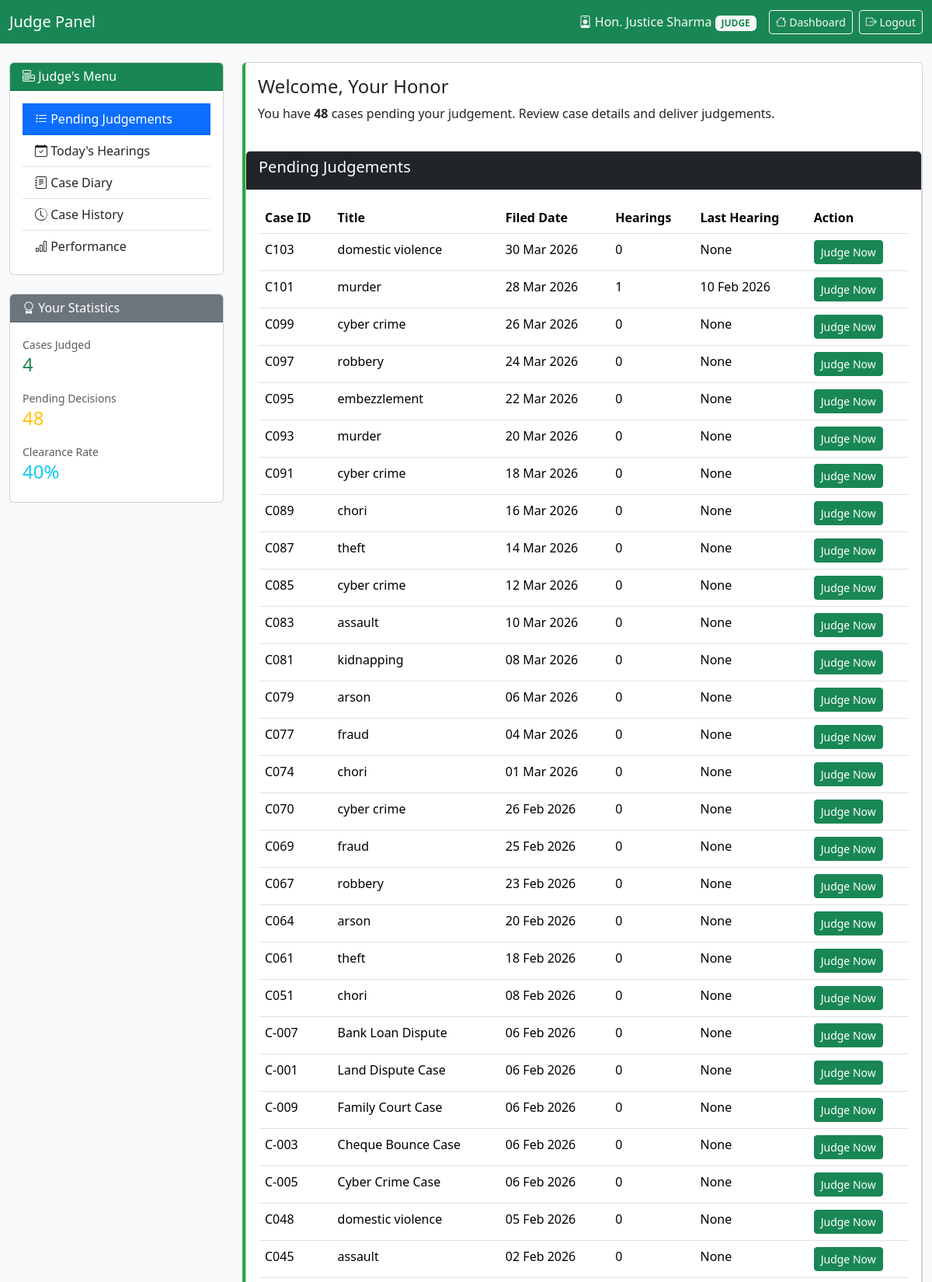
/judge_panel.php (signed in, upper part), run on the app's committed database.
### tables this page shows
CREATE TABLE `cases` (
  `case_id` varchar(10) NOT NULL,
  `title` varchar(255) DEFAULT NULL,
  `date_filed` date DEFAULT NULL,
  `status` enum('Open','Pending','Closed') DEFAULT 'Open',
  `judge_id` int(11) DEFAULT NULL,
  `created_by` int(11) DEFAULT NULL,
  `created_at` timestamp NOT NULL DEFAULT current_timestamp(),
  `updated_at` datetime DEFAULT NULL
);

### partials/pending_cases.php
<?php
$judgeId = $_SESSION['user_id'];
$pendingCasesArray = [];
$result = mysqli_query($conn, "
    SELECT c.*, COUNT(h.hearing_id) AS hearing_count, MAX(h.hearing_date) AS last_hearing
    FROM cases c
    LEFT JOIN hearings h ON c.case_id = h.case_id
    LEFT JOIN judgements j ON c.case_id = j.case_id
    WHERE c.judge_id = '$judgeId' AND j.case_id IS NULL
    GROUP BY c.case_id
    ORDER BY c.date_filed DESC
");
if($result){
    while($row = mysqli_fetch_assoc($result)){
        $pendingCasesArray[] = $row;
    }
} else {
    die("Query Error: " . mysqli_error($conn));
}
?>
<?php if(count($pendingCasesArray) > 0): ?>
<div class="card">
    <div class="card-header bg-dark text-white">
        <h5>Pending Judgements</h5>
    </div>
    <div class="card-body">
        <div class="table-responsive">
            <table class="table table-hover case-list">
                <thead>
                    <tr>
                        <th>Case ID</th>
                        <th>Title</th>
                        <th>Filed Date</th>
                        <th>Hearings</th>
                        <th>Last Hearing</th>
                        <th>Action</th>
                    </tr>
                </thead>
                <tbody>
                    <?php foreach($pendingCasesArray as $case): ?>
                    <tr>
                        <td><?= htmlspecialchars($case['case_id']) ?></td>
                        <td><?= htmlspecialchars($case['title']) ?></td>
                        <td><?= date('d M Y', strtotime($case['date_filed'])) ?></td>
                        <td><?= $case['hearing_count'] ?></td>
                        <td><?= ($case['last_hearing']) ? date('d M Y', strtotime($case['last_hearing'])) : 'None' ?></td>
                        <td>
                            <a href="add_judgement.php?case_id=<?= urlencode($case['case_id']) ?>" class="btn btn-sm btn-success">
                                <i class="bi bi-gavel"></i> Judge Now
                            </a>
                        </td>
                    </tr>
                    <?php endforeach; ?>
                </tbody>
            </table>
        </div>
    </div>
</div>
<?php else: ?>
<p>No pending judgements.</p>
<?php endif; ?>

### judge_panel.php (style rules this page uses)
.case-list tr { cursor: pointer; }

### data on the page
cases: case_id "C103", title "domestic violence", date_filed "30 Mar 2026", hearing_count "0", shows "None"
cases: case_id "C101", title "murder", date_filed "28 Mar 2026", hearing_count "1", last_hearing "10 Feb 2026"
cases: case_id "C099", title "cyber crime", date_filed "26 Mar 2026", hearing_count "0", shows "None"
cases: case_id "C097", title "robbery", date_filed "24 Mar 2026", hearing_count "0", shows "None"
cases: case_id "C095", title "embezzlement", date_filed "22 Mar 2026", hearing_count "0", shows "None"
cases: case_id "C093", title "murder", date_filed "20 Mar 2026", hearing_count "0", shows "None"
cases: case_id "C091", title "cyber crime", date_filed "18 Mar 2026", hearing_count "0", shows "None"
cases: case_id "C089", title "chori", date_filed "16 Mar 2026", hearing_count "0", shows "None"
cases: case_id "C087", title "theft", date_filed "14 Mar 2026", hearing_count "0", shows "None"
cases: case_id "C085", title "cyber crime", date_filed "12 Mar 2026", hearing_count "0", shows "None"
cases: case_id "C083", title "assault", date_filed "10 Mar 2026", hearing_count "0", shows "None"
cases: case_id "C081", title "kidnapping", date_filed "08 Mar 2026", hearing_count "0", shows "None"
cases: case_id "C079", title "arson", date_filed "06 Mar 2026", hearing_count "0", shows "None"
cases: case_id "C077", title "fraud", date_filed "04 Mar 2026", hearing_count "0", shows "None"
cases: case_id "C074", title "chori", date_filed "01 Mar 2026", hearing_count "0", shows "None"
cases: case_id "C070", title "cyber crime", date_filed "26 Feb 2026", hearing_count "0", shows "None"
cases: case_id "C069", title "fraud", date_filed "25 Feb 2026", hearing_count "0", shows "None"
cases: case_id "C067", title "robbery", date_filed "23 Feb 2026", hearing_count "0", shows "None"
cases: case_id "C064", title "arson", date_filed "20 Feb 2026", hearing_count "0", shows "None"
cases: case_id "C061", title "theft", date_filed "18 Feb 2026", hearing_count "0", shows "None"
cases: case_id "C051", title "chori", date_filed "08 Feb 2026", hearing_count "0", shows "None"
cases: case_id "C-007", title "Bank Loan Dispute", date_filed "06 Feb 2026", hearing_count "0", shows "None"
cases: case_id "C-001", title "Land Dispute Case", date_filed "06 Feb 2026", hearing_count "0", shows "None"
cases: case_id "C-009", title "Family Court Case", date_filed "06 Feb 2026", hearing_count "0", shows "None"
cases: case_id "C-003", title "Cheque Bounce Case", date_filed "06 Feb 2026", hearing_count "0", shows "None"
cases: case_id "C-005", title "Cyber Crime Case", date_filed "06 Feb 2026", hearing_count "0", shows "None"
cases: case_id "C048", title "domestic violence", date_filed "05 Feb 2026", hearing_count "0", shows "None"
cases: case_id "C045", title "assault", date_filed "02 Feb 2026", hearing_count "0", shows "None"

### other printed values
$_SESSION['user_name'] "Justice Sharma"
$casesJudged "4"
$pendingDecisions "48"
$clearanceRate "40"
